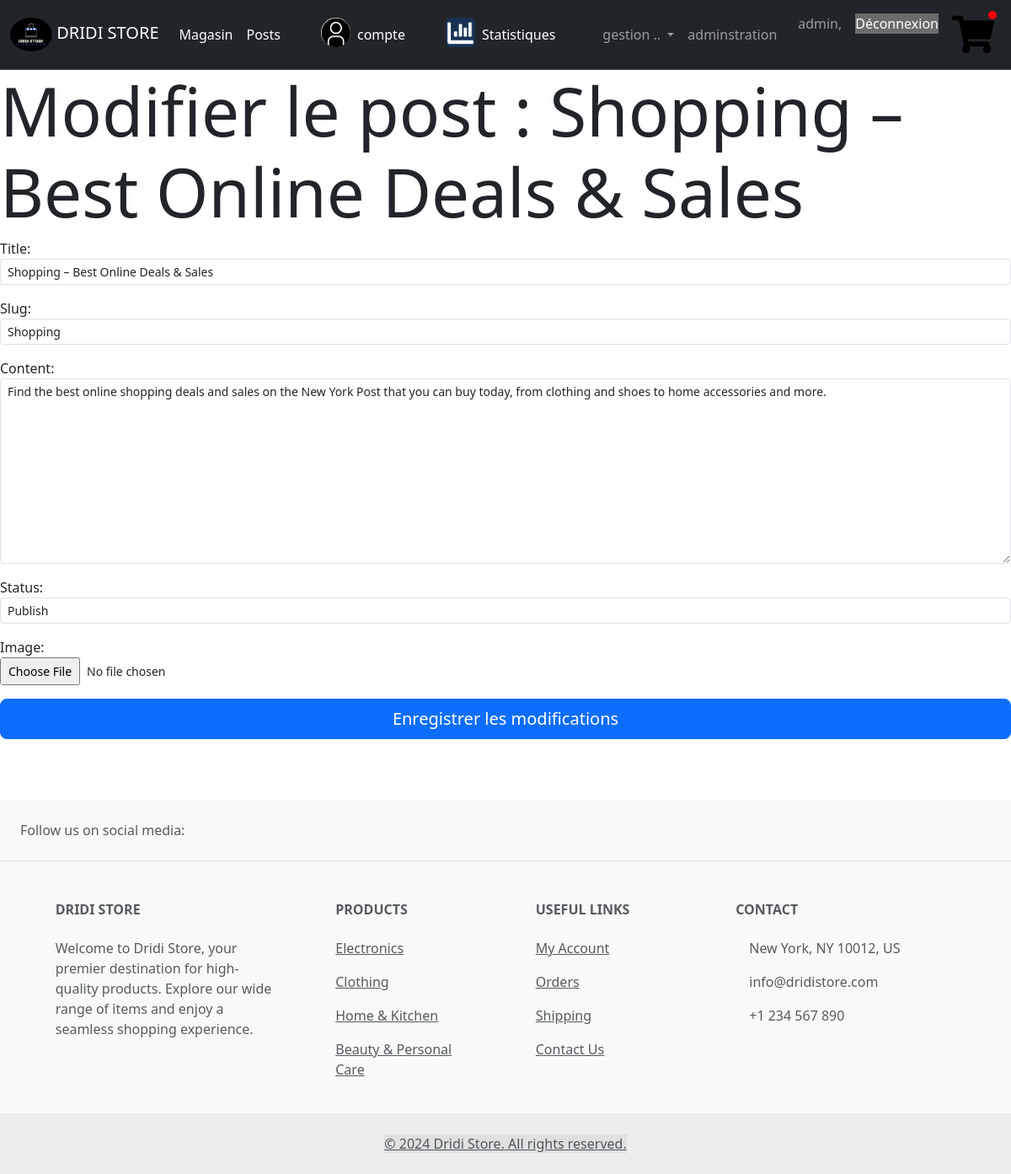
/blog/4/ModifierPost (signed in), run on the app's committed database.
### blog/models.py (models this page shows, shortened)
class Post(models.Model):
    title = models.CharField(max_length=200, unique=True)
    slug = models.SlugField(max_length=200, unique=True)
    author = models.ForeignKey(User, on_delete= models.CASCADE,related_name='blog_posts')
    updated_on = models.DateTimeField(auto_now= True)
    content = models.TextField()
    created_on = models.DateTimeField(auto_now_add=True)
    status = models.IntegerField(choices=STATUS, default=0)
    image=models.ImageField(upload_to='postImages/',blank=True)
    class Meta:
        ordering = ['-created_on']

### blog/views.py (the view)
# urls.py: path('<int:pk>/ModifierPost', ModifierPost.as_view(), name='modifier_post'),
class ModifierPost(UpdateView):
    model = Post
    template_name = 'post/modifier_post.html'
    form_class = PostForm
    success_url = reverse_lazy('liste_posts')

### blog/forms.py
class PostForm(forms.ModelForm):
    class Meta:
        model = Post
        fields = ['title','slug','content','status','image']
        widgets = {
            'title': TextInput(attrs={'class': 'form-control form-control-sm', 'id': 'post-title'}),
            'slug': TextInput(attrs={'class': 'form-control form-control-sm', 'id': 'post-slug'}),
            'content': Textarea(attrs={'class': 'form-control form-control-sm', 'id': 'post-content'}),
            'status': Select(attrs={'class': 'form-control form-control-sm', 'id': 'post-status'}),
            'image': FileInput(attrs={'class': 'form-control-file form-control-sm', 'id': 'post-image'}),
        }

### templates/post/modifier_post.html (shortened to what this page needs)
{% extends "../base.html" %}
{% load static %}
{% block styles %}
<link rel='stylesheet' type='text/css' media='screen' href="{% static 'magasin/form.css'%}">
{% endblock styles %}
{% block content %}
<h1 class="display-1">Modifier le post : {{ post.title }}</h1>
<form method="post" enctype="multipart/form-data">
    {{ form.as_p }}
    <button type="submit" class="btn btn-primary btn-lg">Enregistrer les modifications</button>
</form>
{% endblock %}

### templates/base.html (shortened to what this page needs)
{% load static %}
<!DOCTYPE html>
<html>
<head>
    <link href="https://cdn.jsdelivr.net/npm/bootstrap@5.3.3/dist/css/bootstrap.min.css" rel="stylesheet">
	{% block styles %} {% endblock %}
</head>
<body>
  <nav class="navbar navbar-expand-lg  border-bottom border-body bg-dark" data-bs-theme="dark">
    <div class="container-fluid">
      <a class="navbar-brand" href="/">
        <img src="{% static 'images/LOGO.png' %}" height="40"  alt="logo Image" style="border-radius: 50%;" />
        DRIDI STORE</a>
      <div class="collapse navbar-collapse" id="navbarSupportedContent">
        <ul class="navbar-nav me-auto mb-2 mb-lg-0">
          <li class="nav-item">
            <a class="nav-link active" aria-current="page" href="/magasin/">Magasin</a>
          </li>
          <li class="nav-item">
            <a class="nav-link active" aria-current="page" href="/blog/">Posts</a>
          </li>
          {% if user.is_authenticated %}
          <img src="{% static 'images/compte.png' %}" style="margin-left: 40px; width: 35px; height: 35px; border-radius: 55%;" />
          <li class="nav-item">
            <a class="nav-link active" aria-current="page" href="/magasin/compte/">
              compte</a>
          </li>
          {% if user.is_staff %}
          <img src="{% static 'images/stats.png' %}" style="margin-left: 40px; width: 35px; height: 35px; border-radius: 6px;" />
          <li class="nav-item" style="margin-right: 40px;">
            <a class="nav-link active" aria-current="page" href="/magasin/stats">
              Statistiques</a>
          </li>
          {% endif %}
          {% endif %}
          {% if user.is_authenticated %}
          {% if user.is_staff %}
          <li class="nav-item dropdown">
            <a class="nav-link dropdown-toggle" href="#" role="button" data-bs-toggle="dropdown" aria-expanded="false">
              gestion ..
            </a>
          </li>
          <li class="nav-item">
            <a class="nav-link " href="/admin/" aria-disabled="true">adminstration</a>
          </li>
          {% endif %}
          {% endif %}
        </ul>
        <ul class="navbar-nav ml-auto">
          {% if user.is_authenticated %}
          <li class="nav-item active">
          <a class="nav-link" href="#">{{user}},</a>
          </li>
         <form action=" {% url 'logout' %}" method="post">
          <a class="nav-link">
          <button type="submit">Déconnexion</button>
          </a></form>
          {% endif %}
          <li class="nav-item active">
            <a class="nav-link" href="/magasin/panier">
              <span id="nbP">{% block nbr %} {% endblock %}</span>
            </a>
          </li>
          </ul>
      </div>
    </div>
  </nav>
	{% block content %} {% endblock %}
<br><br><br>
<footer class="text-center text-lg-start bg-body-tertiary text-muted">
  <section class="d-flex justify-content-center justify-content-lg-between p-4 border-bottom">
    <div class="me-5 d-none d-lg-block">
      <span>Follow us on social media:</span>
    </div>
    <div>
    </div>
  </section>
  <section class="">
    <div class="container text-center text-md-start mt-5">
      <div class="row mt-3">
        <div class="col-md-3 col-lg-4 col-xl-3 mx-auto mb-4">
          <h6 class="text-uppercase fw-bold mb-4">
            Dridi Store
          </h6>
          <p>
            Welcome to Dridi Store, your premier destination for high-quality products. Explore our wide range of items and enjoy a seamless shopping experience.
          </p>
        </div>
        <div class="col-md-2 col-lg-2 col-xl-2 mx-auto mb-4">
          <h6 class="text-uppercase fw-bold mb-4">
            Products
          </h6>
          <p>
            <a href="#!" class="text-reset">Electronics</a>
          </p>
          <p>
            <a href="#!" class="text-reset">Clothing</a>
          </p>
          <p>
            <a href="#!" class="text-reset">Home & Kitchen</a>
          </p>
          <p>
            <a href="#!" class="text-reset">Beauty & Personal Care</a>
          </p>
        </div>
        <div class="col-md-3 col-lg-2 col-xl-2 mx-auto mb-4">
          <h6 class="text-uppercase fw-bold mb-4">
            Useful links
          </h6>
          <p>
            <a href="#!" class="text-reset">My Account</a>
          </p>
          <p>
            <a href="#!" class="text-reset">Orders</a>
          </p>
          <p>
            <a href="#!" class="text-reset">Shipping</a>
          </p>
          <p>
            <a href="#!" class="text-reset">Contact Us</a>
          </p>
        </div>
        <div class="col-md-4 col-lg-3 col-xl-3 mx-auto mb-md-0 mb-4">
          <h6 class="text-uppercase fw-bold mb-4">Contact</h6>
          <p> New York, NY 10012, US</p>
          <p>
            info@dridistore.com
          </p>
          <p> +1 234 567 890</p>
        </div>
      </div>
    </div>
  </section>
  <div class="text-center p-4" style="background-color: rgba(0, 0, 0, 0.05);">
    <a href="mailto:wassimdridi724@gmail.com" style="background-color: rgba(0, 0, 0, 0.05) " class="text-muted">© 2024 Dridi Store. All rights reserved.</a>
  </div>
</footer>
</body>
</html>

### static/magasin/form.css (style rules this page uses)
.form1 label, input, button { display: block; width: 100%; padding: 0; border: none; outline: none; box-sizing: border-box; }

### templates/base.html (style rules this page uses)
.nav-link { position: relative; display: inline-block; }
#nbP { position: absolute; top: 5px; right: 5px; background-color: red; color: white; padding: 5px; border-radius: 50%; }
svg { height: 50px; width: 50px; }

### data on the page
Post: title "Shopping – Best Online Deals & Sales", slug "Shopping", content "Find the best online shopping deals and sales on the New York Post that you can buy today, from clothing and shoes to home accessories and more.", status "Publish"

### other printed values
{{ user }} "admin"
